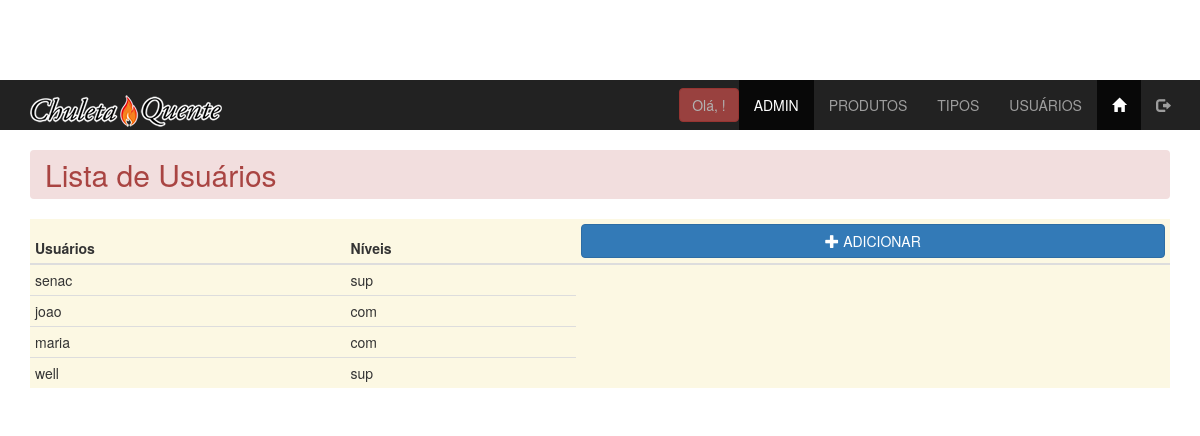
The app's page /view/admin/usuarios_lista.php with its own data.
### tables this page shows
CREATE TABLE `usuarios` (
  `id` int(11) NOT NULL,
  `login` varchar(30) NOT NULL,
  `senha` varchar(32) NOT NULL,
  `nivel` ENUM('sup','com') NOT NULL
);

### controller/Controller_usuarios_lista.php (called while the page is built, shortened)
<?php
require_once __DIR__ . '/../model/Usuarios.php';
class UsuariosListaController {
    private $model;
    public function __construct($pdo) {
        $this->model = new Usuarios($pdo);
    }
    public function obterUsuarios() {
        return $this->model->listar();
    }
}

### model/Usuarios.php (called while the page is built, shortened)
<?php
class Usuarios {
    private $pdo;
    public function __construct($pdo) {
        $this->pdo = $pdo;
    }
    public function listar() {
        $sql = "SELECT * FROM usuarios";
        $stmt = $this->pdo->prepare($sql);
        $stmt->execute();
        return $stmt->fetchAll(PDO::FETCH_ASSOC);
    }
}

### view/admin/usuarios_lista.php (the view, shortened to what this page needs)
<?php
require_once __DIR__ . '/../../controller/Controller_usuarios_lista.php';
require_once __DIR__ . '/../../model/connectPDO.php';
$controller = new UsuariosListaController($pdo);
$lista = $controller->obterUsuarios();
?>
<!DOCTYPE html>
<html lang="pt-BR">
<head>
    <link rel="stylesheet" href="../../css/bootstrap.min.css">
    <link rel="stylesheet" href="../../css/estilo.css">
</head>
<body>
    <?php include 'menu_adm.php'; ?>
    <main class="container">
        <h2 class="breadcrumb alert-danger">Lista de Usuários</h2>
        <table class="table table-hover table-condensed tb-opacidade bg-warning">
            <thead>
                <tr>
                    <th>Usuários</th>
                    <th>Níveis</th>
                    <th>
                        <a href="usuarios_insere.php" target="_self" class="btn btn-block btn-primary" role="button">
                            <span class="glyphicon glyphicon-plus" aria-hidden="true"></span>
                            <span class="hidden-xs">ADICIONAR</span>
                        </a>
                    </th>
                </tr>
            </thead>
            <tbody>
                <?php foreach ($lista as $row) { ?>
                    <tr>
                        <td><?php echo $row['login']; ?></td>
                        <td><?php echo $row['nivel']; ?></td>
                    </tr>
                <?php } ?>
            </tbody>
        </table>
    </main>
</body>
</html>

### css/estilo.css (style rules this page uses)
body { margin-top: 40px; padding-top: 40px; }

### records on screen
usuarios: login "senac", nivel "sup"
usuarios: login "joao", nivel "com"
usuarios: login "maria", nivel "com"
usuarios: login "well", nivel "sup"
